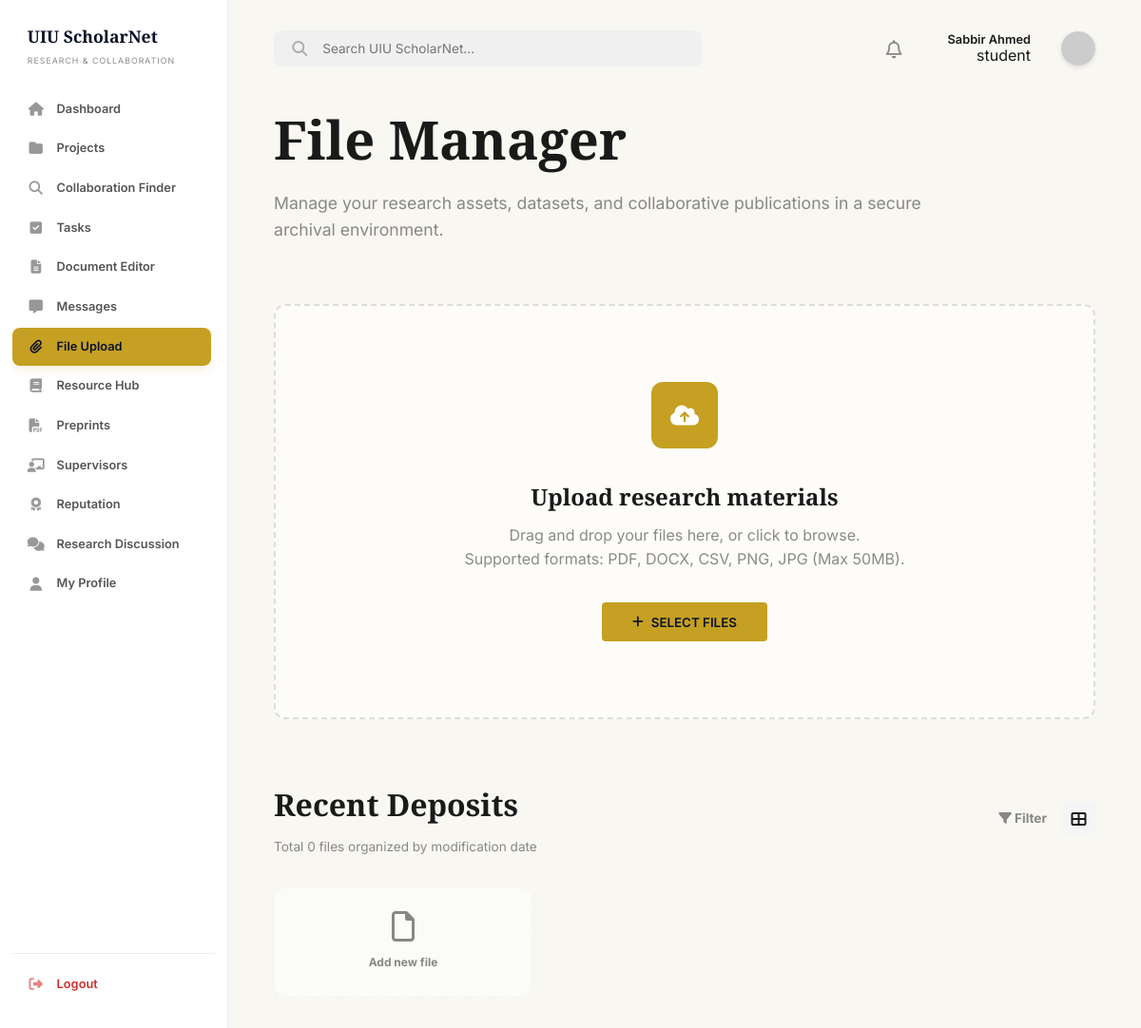
Page /dashboard/file_upload.php (signed in) on the earlier database version.
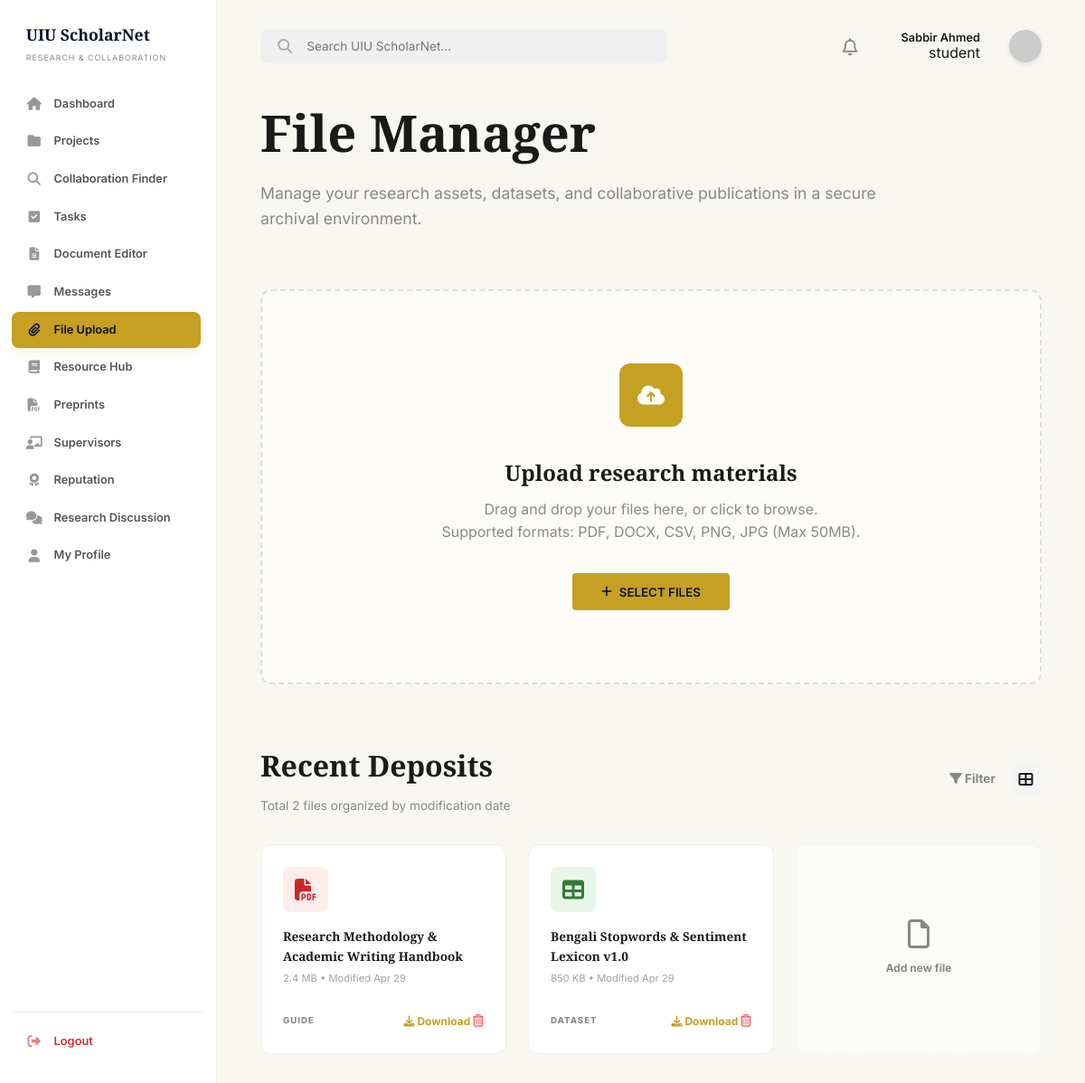
Same page on the later database version.
### tables this page shows
CREATE TABLE IF NOT EXISTS `users` (
    `id` INT AUTO_INCREMENT PRIMARY KEY,
    `full_name` VARCHAR(100) NOT NULL,
    `email` VARCHAR(100) UNIQUE NOT NULL,
    `password` VARCHAR(255) NOT NULL,
    `role` ENUM('student', 'faculty', 'admin') DEFAULT 'student',
    `is_verified` TINYINT(1) DEFAULT 1,
    `account_status` ENUM('active', 'banned') DEFAULT 'active',
    `department` VARCHAR(100),
    `interests` TEXT,
    `skills` TEXT,
    `points` INT DEFAULT 0,
    `reputation` INT DEFAULT 0,
    `last_active_at` TIMESTAMP NULL DEFAULT NULL,
    `created_at` TIMESTAMP DEFAULT CURRENT_TIMESTAMP
);

CREATE TABLE IF NOT EXISTS `notifications` (
    `id` INT AUTO_INCREMENT PRIMARY KEY,
    `user_id` INT NOT NULL,
    `type` VARCHAR(50) DEFAULT 'general',
    `title` VARCHAR(255) NOT NULL,
    `message` TEXT NOT NULL,
    `link` VARCHAR(255) NULL,
    `is_read` TINYINT(1) DEFAULT 0,
    `created_at` TIMESTAMP DEFAULT CURRENT_TIMESTAMP,
    FOREIGN KEY (`user_id`) REFERENCES `users`(`id`) ON DELETE CASCADE
);

CREATE TABLE IF NOT EXISTS `resources` (
    `id` INT AUTO_INCREMENT PRIMARY KEY,
    `user_id` INT,
    `title` VARCHAR(255) NOT NULL,
    `resource_type` ENUM('PDF', 'Dataset', 'Report', 'Paper', 'CSV', 'Image', 'Archive', 'Other') DEFAULT 'Paper',
    `file_path` VARCHAR(255),
    `file_size` VARCHAR(50),
    `category` VARCHAR(100) DEFAULT 'General',
    `created_at` TIMESTAMP DEFAULT CURRENT_TIMESTAMP,
    FOREIGN KEY (`user_id`) REFERENCES `users`(`id`) ON DELETE CASCADE
);

### includes/sidebar.php (called while the page is built, shortened)
<?php
$conn->query("CREATE TABLE IF NOT EXISTS notifications (
    id INT AUTO_INCREMENT PRIMARY KEY,
    user_id INT NOT NULL,
    type VARCHAR(50) DEFAULT 'system',
    title VARCHAR(255) NOT NULL,
    message TEXT,
    is_read TINYINT(1) DEFAULT 0,
    link VARCHAR(255) DEFAULT NULL,
    created_at TIMESTAMP DEFAULT CURRENT_TIMESTAMP,
    FOREIGN KEY (user_id) REFERENCES users(id) ON DELETE CASCADE
)");
$notifStmt = $conn->prepare("SELECT * FROM notifications WHERE user_id = ? ORDER BY created_at DESC LIMIT 50");
$notifStmt->bind_param("i", $user_id);
$notifStmt->execute();
$popup_notifs = $notifStmt->get_result();
?>

### includes/auth_check.php (called while the page is built, shortened)
<?php
require_once('db_connect.php');
$user_id = (int)$_SESSION['user_id'];
$stmt = $conn->prepare("SELECT * FROM users WHERE id = ?");
$stmt->bind_param("i", $user_id);
$stmt->execute();
$user_result = $stmt->get_result();
$user_data = $user_result->fetch_assoc();
?>

### includes/db_connect.php (called while the page is built, shortened)
<?php
$host = getenv('DB_HOST') ?: "127.0.0.1";
$user = getenv('DB_USER') ?: "root";
$pass = getenv('DB_PASS');
if ($pass === false) {
    $pass = "";
}
$dbname = getenv('DB_NAME') ?: "uiu_scholarnet";
$port = getenv('DB_PORT') ?: 3306;
$conn = mysqli_connect($host, $user, $pass, $dbname, $port);
mysqli_set_charset($conn, "utf8mb4");
function db_query($sql, $params = [], $types = "") {
    global $conn;
    $stmt = $conn->prepare($sql);
    if ($params) {
        $stmt->bind_param($types, ...$params);
    }
    if (!$stmt->execute()) {
        die("Query execution failed: " . $stmt->error);
    }
    $result = $stmt->get_result();
    if ($result === false && $stmt->field_count === 0) {
        return true;
    }
    return $result;
}
?>

### dashboard/file_upload.php (the view, shortened to what the changed rows need)
<?php
require_once('../includes/auth_check.php');
$files_result = db_query("SELECT * FROM resources WHERE user_id = ? ORDER BY created_at DESC", [$user_id], "i");
?>
<!DOCTYPE html>
<html lang="en">
<head>
    <link rel="stylesheet" href="https://cdnjs.cloudflare.com/ajax/libs/font-awesome/6.4.0/css/all.min.css">
    <link rel="stylesheet" href="../assets/css/style.css">
</head>
<body class="dashboard-page">
    <?php include('../includes/sidebar.php'); ?>
    <main class="main-content">
        <?php include('../includes/header.php'); ?>
        <section class="upload-section">
            <h1 class="filemanager-title">File Manager</h1>
        </section>
        <section>
            <div class="section-header">
                <div>
                    <h2 class="section-title">Recent Deposits</h2>
                    <p class="section-meta">Total <?php echo (int)$files_result->num_rows; ?> files organized by modification date</p>
                </div>
            </div>
            <div class="file-grid">
                <?php while($file = $files_result->fetch_assoc()): ?>
                <div class="file-card">
                    <div class="file-card-icon file-icon-<?php
                        switch($file['resource_type']) {
                            case 'PDF': echo 'pdf'; break;
                            case 'CSV': case 'Dataset': echo 'dataset'; break;
                        }
                    ?>">
                        <?php
                        $icon = 'fa-file';
                        switch($file['resource_type']) {
                            case 'PDF': $icon = 'fa-file-pdf'; break;
                            case 'CSV': case 'Dataset': $icon = 'fa-table'; break;
                        }
                        ?>
                        <i class="fa-solid <?php echo $icon; ?>"></i>
                    </div>
                    <h4 class="file-card-title"><?php echo htmlspecialchars($file['title']); ?></h4>
                    <p class="file-card-meta"><?php echo $file['file_size']; ?> • Modified <?php echo date('M d', strtotime($file['created_at'])); ?></p>
                    <div class="file-card-footer">
                        <span class="file-tag"><?php echo strtoupper($file['category']); ?></span>
                        <div class="flex-gap-0-8-center">
                            <a href="../<?php echo htmlspecialchars($file['file_path']); ?>" class="download-link-sm">
                                <i class="fa-solid fa-download"></i> Download
                            </a>
                            <form action="../actions/delete_resource.php" method="POST" onsubmit="return confirm('Are you sure you want to delete this resource? This action cannot be undone.');" class="d-inline">
                                <button type="submit" class="btn-delete-icon" title="Delete Resource">
                                    <i class="fa-regular fa-trash-can"></i>
                                </button>
                            </form>
                        </div>
                    </div>
                </div>
                <?php endwhile; ?>
            </div>
        </section>
    </main>
</body>
</html>

### includes/header.php (shortened to what the changed rows need)
<header class="dash-header">
    <div class="header-actions flex-center-end">
        <div class="flex-column-end">
            <span class="fw-600 text-0-8rem text-color-primary"><?php echo htmlspecialchars($user_data['full_name'] ?? 'User'); ?></span>
            <?php if (isset($user_data['role'])): ?>
                <?php if ($user_data['role'] === 'admin'): ?>
                    <span class="role-admin">ADMIN</span>
                <?php elseif ($user_data['role'] === 'faculty' && isset($user_data['is_verified']) && $user_data['is_verified']): ?>
                    <span class="role-faculty"><i class="fa-solid fa-circle-check"></i> FACULTY</span>
                <?php elseif ($user_data['role'] === 'faculty' && isset($user_data['is_verified']) && !$user_data['is_verified']): ?>
                    <span class="role-unverified">UNVERIFIED</span>
                <?php else: ?>
                    <span class="role-default"><?php echo htmlspecialchars($user_data['role']); ?></span>
                <?php endif; ?>
            <?php endif; ?>
        </div>
    </div>
</header>

Differences in the rows shown:
added notifications: id "2"
added resources: title "Research Methodology & Academic Writing Handbook", file_size "2.4 MB", created_at "Apr 29", category "GUIDE", resource_type "PDF" (drawn)
added resources: title "Bengali Stopwords & Sentiment Lexicon v1.0", file_size "850 KB", created_at "Apr 29", category "DATASET", resource_type "Dataset" (drawn)
Other differences:
$files_result->num_rows: "0" → "2"
